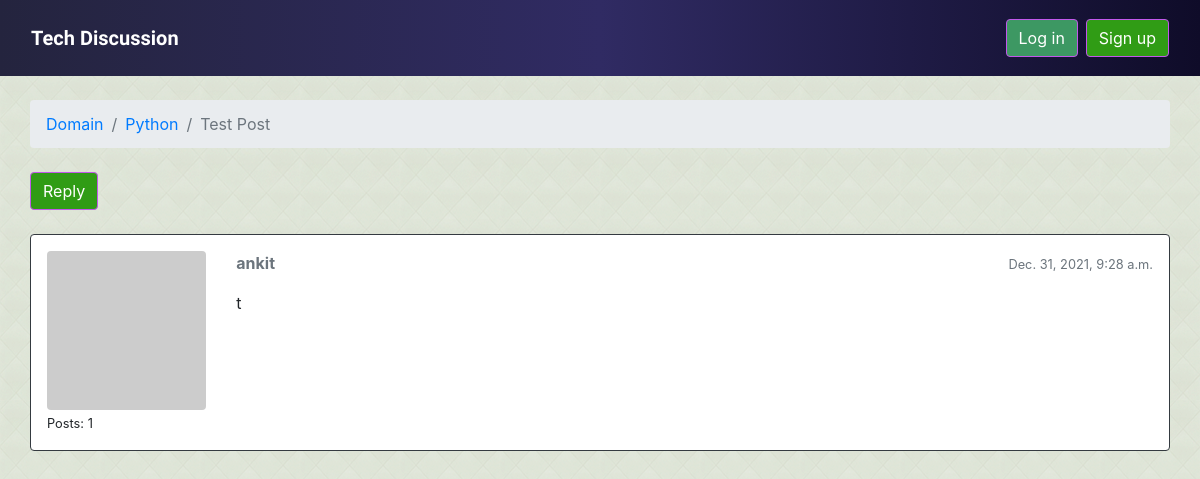
The app's page /boards/4/topics/108/ with its own data.
### boards/models.py (models this page shows, shortened)
class Topic(models.Model):
    subject = models.CharField(max_length=255)
    last_updated = models.DateTimeField(auto_now_add=True)
    board = models.ForeignKey(Board, related_name='topics', on_delete=models.CASCADE)
    starter = models.ForeignKey(User, related_name='topics', on_delete=models.CASCADE)
    views = models.PositiveIntegerField(default=0)

class Board(models.Model):
    name = models.CharField(max_length=30, unique=True)
    description = models.CharField(max_length=100)

class Post(models.Model):
    message = models.TextField(max_length=4000)
    topic = models.ForeignKey(Topic, related_name='posts', on_delete=models.CASCADE)
    created_at = models.DateTimeField(auto_now_add=True)
    updated_at = models.DateTimeField(null=True)
    created_by = models.ForeignKey(User, related_name='posts', on_delete=models.CASCADE)
    updated_by = models.ForeignKey(User, null=True, related_name='+', on_delete=models.CASCADE)
    def get_message_as_markdown(self):
            return mark_safe(markdown(self.message, self_mode='escape'))

### boards/views.py (the view)
# urls.py: re_path(r'^boards/(?P<pk>\d+)/topics/(?P<topic_pk>\d+)/$', views.PostListView.as_view(), name='topic_posts'),
class PostListView(ListView):
    model = Post
    context_object_name = 'posts'
    template_name = 'topic_posts.html'
    paginate_by = 20
    def get_context_data(self, **kwargs):
        session_key = 'viewed_topic_{}'.format(self.topic.pk)  # <-- here
        if not self.request.session.get(session_key, False):
            self.topic.views += 1
            self.topic.save()
            self.request.session[session_key] = True           # <-- until here
        kwargs['topic'] = self.topic
        return super().get_context_data(**kwargs)
    def get_queryset(self):
        self.topic = get_object_or_404(Topic, board__pk=self.kwargs.get('pk'), pk=self.kwargs.get('topic_pk'))
        queryset = self.topic.posts.order_by('created_at')
        return queryset

### boards/templatetags/gravatar.py (called while the page is built)
@register.filter
def gravatar(user):
    email = user.email.lower().encode('utf-8')
    default = 'mm'
    size = 256
    url = 'https://www.gravatar.com/avatar/{md5}?{params}'.format(
        md5=hashlib.md5(email).hexdigest(),
        params=urlencode({'d': default, 's': str(size)})
    )
    return url

### templates/topic_posts.html (shortened to what this page needs)
{% extends 'base.html' %}
{% load gravatar %}
{% load static %}
{% block breadcrumb %}
  <li class="breadcrumb-item"><a href="{% url 'home' %}">Domain</a></li>
  <li class="breadcrumb-item"><a href="{% url 'board_topics' topic.board.pk %}">{{ topic.board.name }}</a></li>
  <li class="breadcrumb-item active">{{ topic.subject }}</li>
{% endblock %}
{% block content %}
  <div class="mb-4">
    <a href="{% url 'reply_topic' topic.board.pk topic.pk %}" class="btn btn-primary" role="button">Reply</a>
  </div>
  {% for post in posts %}
  <div id="{{ post.pk }}" class="card {% if forloop.last %}mb-4{% else %}mb-2{% endif %} {% if forloop.first %}border-dark{% endif %}">
      <div class="card-body p-3">
        <div class="row">
          <div class="col-2">
            <img src="{{ post.created_by|gravatar }}" alt="{{ post.created_by.username }}" class="w-100 rounded">
            <small>Posts: {{ post.created_by.posts.count }}</small>
          </div>
          <div class="col-10">
            <div class="row mb-3">
              <div class="col-6">
                <strong class="text-muted">{{ post.created_by.username }}</strong>
              </div>
              <div class="col-6 text-right">
                <small class="text-muted">{{ post.created_at }}</small>
              </div>
            </div>
            {{ post.get_message_as_markdown }}
          </div>
        </div>
      </div>
    </div>
  {% endfor %}
{% endblock %}

### static/css/app.css (style rules this page uses)
.btn-primary { background-color: #309c15; border-color: #c158eb; }
body { background-image: url("../img/bg1.png"); }

### records on screen
Topic: board.name "Python", subject "Test Post"
Post: created_by.posts.count "1", created_by.username "ankit", created_at "Dec. 31, 2021, 9:28 a.m.", get_message_as_markdown "t"
